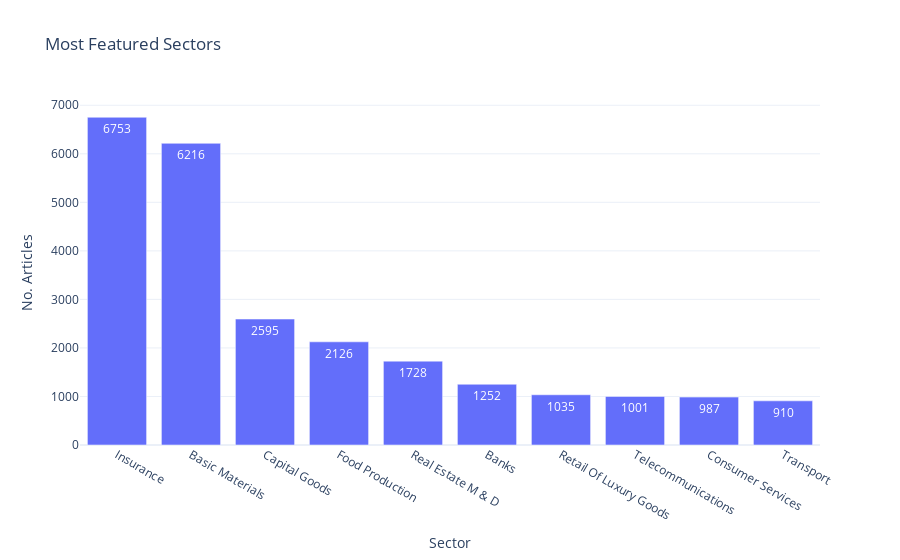

This figure's notebook cell:
### Markdown cell above
#### Most Featured Sectors

### Code cell
(df
 .groupby('Sector_en')
 .size()
 .to_frame(name='Count')
 .reset_index()
 .sort_values('Count', ascending=False)
 .head(n_most)
 .pipe(px.bar,
       x='Sector_en', y='Count', 
#        color='Count',
#        color_continuous_scale=px.colors.sequential.GnBu,
#        color_continuous_scale=px.colors.sequential.Blues,
#        color_continuous_scale=px.colors.sequential.Plasma_r,
       text='Count', title='Most Featured Sectors', labels={'Count': 'No. Articles', 'Sector_en':'Sector'}))

### Figure 1 — Plotly figure (JSON) as saved in the notebook; plotly's stock layout.template omitted (floating-point values rounded to 4 significant figures)
{"data": [{"alignmentgroup": "True", "hovertemplate": "Sector=%{x}<br>No. Articles=%{text}<extra></extra>", "legendgroup": "", "marker": {"color": "#636efa"}, "name": "", "offsetgroup": "", "orientation": "v", "showlegend": false, "text": [6753, 6216, 2595, 2126, 1728, 1252, 1035, 1001, 987, 910], "textposition": "auto", "type": "bar", "x": ["Insurance", "Basic Materials", "Capital Goods", "Food Production", "Real Estate M & D", "Banks", "Retail Of Luxury Goods", "Telecommunications", "Consumer Services", "Transport"], "xaxis": "x", "y": [6753, 6216, 2595, 2126, 1728, 1252, 1035, 1001, 987, 910], "yaxis": "y"}], "layout": {"barmode": "relative", "legend": {"tracegroupgap": 0}, "title": {"text": "Most Featured Sectors"}, "xaxis": {"anchor": "y", "domain": [0, 1], "title": {"text": "Sector"}}, "yaxis": {"anchor": "x", "domain": [0, 1], "title": {"text": "No. Articles"}}}}
